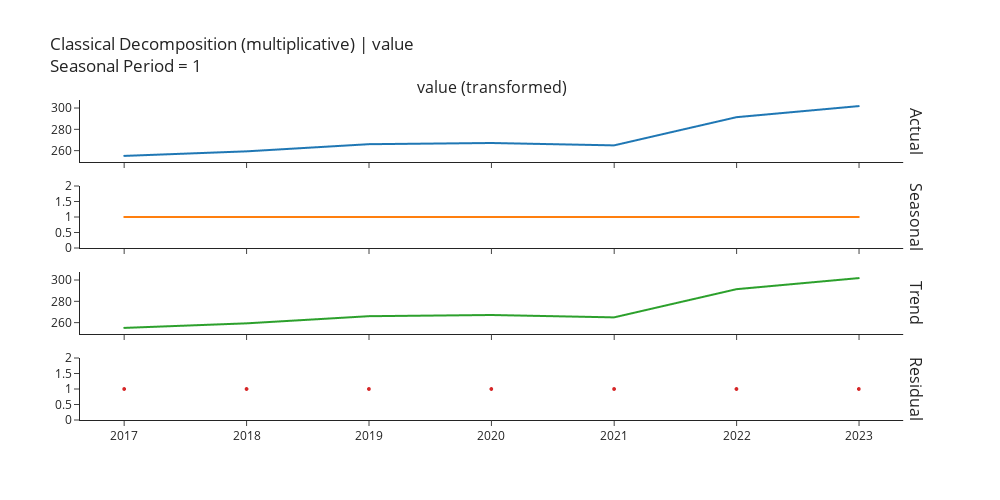
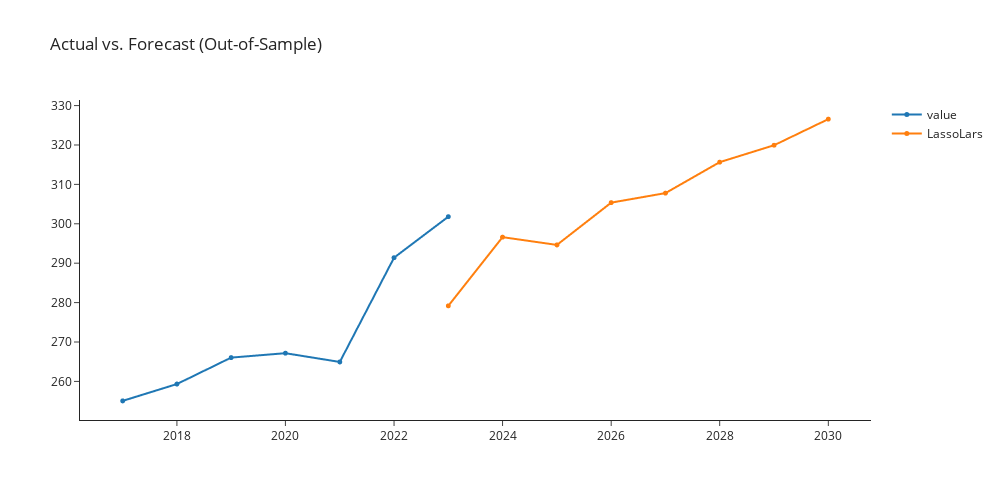

Source (notebook cell) for these figures, in order:
### Markdown cell above
## llar_cds_dt

### Code cell
arima = exp.create_model('llar_cds_dt')
exp.plot_model(plot = 'decomp',
               data_kwargs = {'type' : 'multiplicative'},
               fig_kwargs = {"height":500,"width":1000,"template": "simple_white","hoverinfo":"none","big_data_threshold":10})
exp.plot_model(estimator = arima, plot = 'forecast', 
               data_kwargs = {'fh' : 8},
               fig_kwargs = {"height":500,"width":1000,"template": "simple_white","hoverinfo":"none","big_data_threshold":10})

### Figure 1 — Plotly figure (JSON) as saved in the notebook; plotly's stock layout.template omitted (floating-point values rounded to 4 significant figures)
{"data": [{"line": {"color": "rgb(31, 119, 180)", "width": 2}, "marker": {"size": 2}, "mode": "lines+markers", "name": "Actual", "type": "scattergl", "x": ["2017-01-01T00:00:00", "2018-01-01T00:00:00", "2019-01-01T00:00:00", "2020-01-01T00:00:00", "2021-01-01T00:00:00", "2022-01-01T00:00:00", "2023-01-01T00:00:00"], "xaxis": "x", "y": [255.1, 259.3, 266.0, 267.2, 264.9, 291.4, 301.8], "yaxis": "y"}, {"line": {"color": "rgb(255, 127, 14)", "width": 2}, "marker": {"size": 2}, "mode": "lines+markers", "name": "Seasonal", "type": "scattergl", "x": ["2017-01-01T00:00:00", "2018-01-01T00:00:00", "2019-01-01T00:00:00", "2020-01-01T00:00:00", "2021-01-01T00:00:00", "2022-01-01T00:00:00", "2023-01-01T00:00:00"], "xaxis": "x2", "y": [1, 1, 1, 1, 1, 1, 1], "yaxis": "y2"}, {"line": {"color": "rgb(44, 160, 44)", "width": 2}, "marker": {"size": 2}, "mode": "lines+markers", "name": "Trend", "type": "scattergl", "x": ["2017-01-01T00:00:00", "2018-01-01T00:00:00", "2019-01-01T00:00:00", "2020-01-01T00:00:00", "2021-01-01T00:00:00", "2022-01-01T00:00:00", "2023-01-01T00:00:00"], "xaxis": "x3", "y": [255.1, 259.3, 266.0, 267.2, 264.9, 291.4, 301.8], "yaxis": "y3"}, {"line": {"color": "rgb(214, 39, 40)", "width": 2}, "marker": {"size": 4}, "mode": "markers", "name": "Residuals", "type": "scattergl", "x": ["2017-01-01T00:00:00", "2018-01-01T00:00:00", "2019-01-01T00:00:00", "2020-01-01T00:00:00", "2021-01-01T00:00:00", "2022-01-01T00:00:00", "2023-01-01T00:00:00"], "xaxis": "x4", "y": [1, 1, 1, 1, 1, 1, 1], "yaxis": "y4"}], "layout": {"annotations": [{"font": {"size": 16}, "showarrow": false, "text": "value (transformed)", "x": 0.49, "xanchor": "center", "xref": "paper", "y": 1, "yanchor": "bottom", "yref": "paper"}, {"font": {"size": 16}, "showarrow": false, "text": "Actual", "textangle": 90, "x": 0.98, "xanchor": "left", "xref": "paper", "y": 0.9031, "yanchor": "middle", "yref": "paper"}, {"font": {"size": 16}, "showarrow": false, "text": "Seasonal", "textangle": 90, "x": 0.98, "xanchor": "left", "xref": "paper", "y": 0.6344, "yanchor": "middle", "yref": "paper"}, {"font": {"size": 16}, "showarrow": false, "text": "Trend", "textangle": 90, "x": 0.98, "xanchor": "left", "xref": "paper", "y": 0.3656, "yanchor": "middle", "yref": "paper"}, {"font": {"size": 16}, "showarrow": false, "text": "Residual", "textangle": 90, "x": 0.98, "xanchor": "left", "xref": "paper", "y": 0.09688, "yanchor": "middle", "yref": "paper"}], "autosize": false, "height": 500, "showlegend": false, "title": {"text": "Classical Decomposition (multiplicative) | value<br>Seasonal Period = 1"}, "width": 1000, "xaxis": {"anchor": "y", "domain": [0, 0.98], "matches": "x4", "showticklabels": false}, "xaxis2": {"anchor": "y2", "domain": [0, 0.98], "matches": "x4", "showticklabels": false}, "xaxis3": {"anchor": "y3", "domain": [0, 0.98], "matches": "x4", "showticklabels": false}, "xaxis4": {"anchor": "y4", "domain": [0, 0.98]}, "yaxis": {"anchor": "x", "domain": [0.8063, 1]}, "yaxis2": {"anchor": "x2", "domain": [0.5375, 0.7312]}, "yaxis3": {"anchor": "x3", "domain": [0.2687, 0.4625]}, "yaxis4": {"anchor": "x4", "domain": [0, 0.1938]}}}

### Figure 2 — Plotly figure (JSON) as saved in the notebook; plotly's stock layout.template omitted (floating-point values rounded to 4 significant figures)
{"data": [{"hoverinfo": "none", "line": {"width": 2}, "marker": {"size": 5}, "mode": "lines+markers", "name": "value", "type": "scattergl", "x": ["2017-01-01T00:00:00", "2018-01-01T00:00:00", "2019-01-01T00:00:00", "2020-01-01T00:00:00", "2021-01-01T00:00:00", "2022-01-01T00:00:00", "2023-01-01T00:00:00", "2024-01-01T00:00:00", "2025-01-01T00:00:00", "2026-01-01T00:00:00", "2027-01-01T00:00:00", "2028-01-01T00:00:00", "2029-01-01T00:00:00", "2030-01-01T00:00:00"], "xaxis": "x", "y": [255.1, 259.3, 266.0, 267.2, 264.9, 291.4, 301.8, null, null, null, null, null, null, null], "yaxis": "y"}, {"hoverinfo": "none", "line": {"width": 2}, "marker": {"size": 5}, "mode": "lines+markers", "name": "LassoLars", "type": "scattergl", "x": ["2017-01-01T00:00:00", "2018-01-01T00:00:00", "2019-01-01T00:00:00", "2020-01-01T00:00:00", "2021-01-01T00:00:00", "2022-01-01T00:00:00", "2023-01-01T00:00:00", "2024-01-01T00:00:00", "2025-01-01T00:00:00", "2026-01-01T00:00:00", "2027-01-01T00:00:00", "2028-01-01T00:00:00", "2029-01-01T00:00:00", "2030-01-01T00:00:00"], "xaxis": "x", "y": [null, null, null, null, null, null, 279.2, 296.6, 294.6, 305.4, 307.8, 315.6, 319.9, 326.6], "yaxis": "y"}], "layout": {"autosize": false, "height": 500, "showlegend": true, "title": {"text": "Actual vs. Forecast (Out-of-Sample)"}, "width": 1000, "xaxis": {"anchor": "y", "domain": [0, 1]}, "yaxis": {"anchor": "x", "domain": [0, 1]}}}
